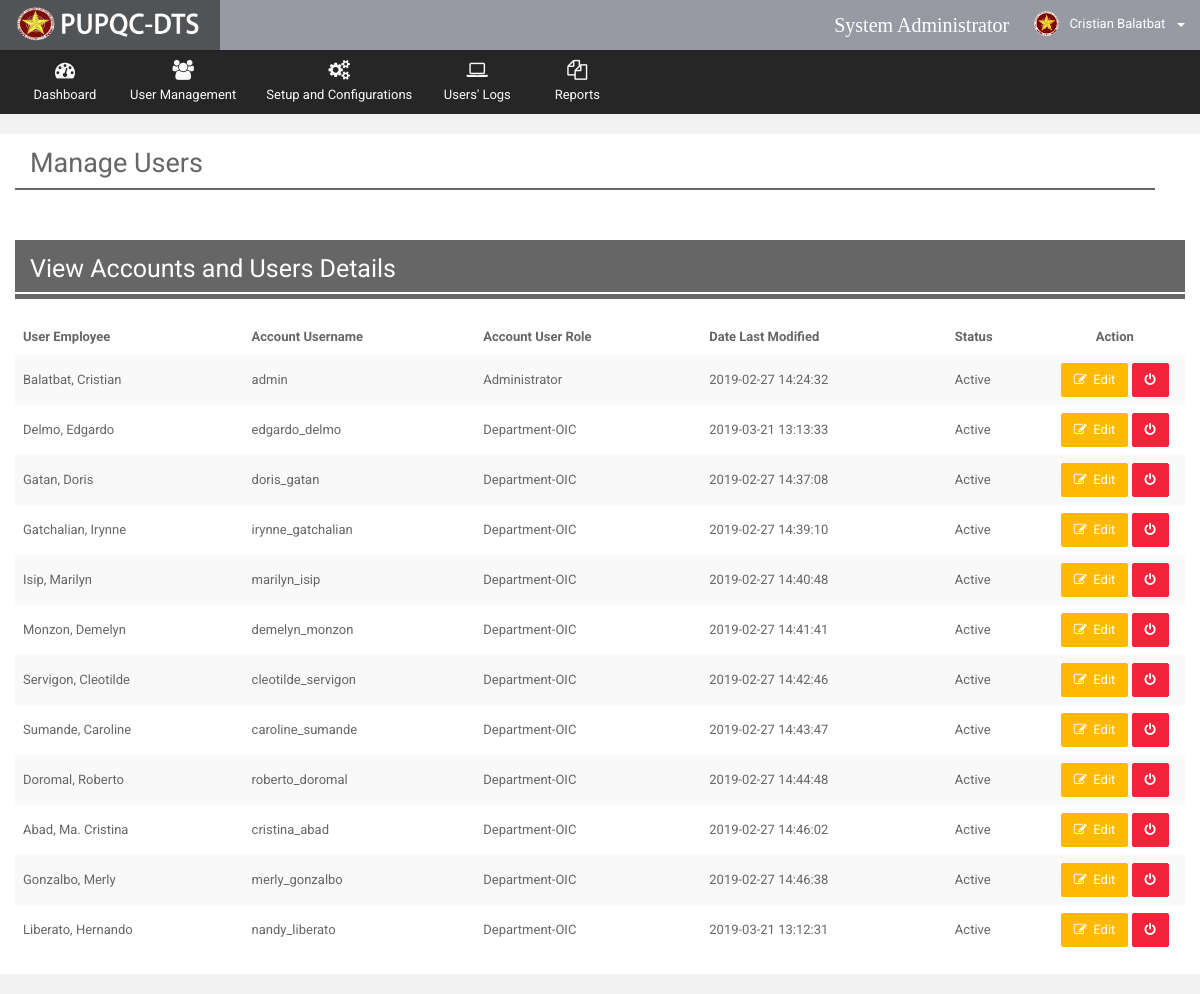
Before: /Web/Admin/views/manage_users.php (signed in) with the older database file.
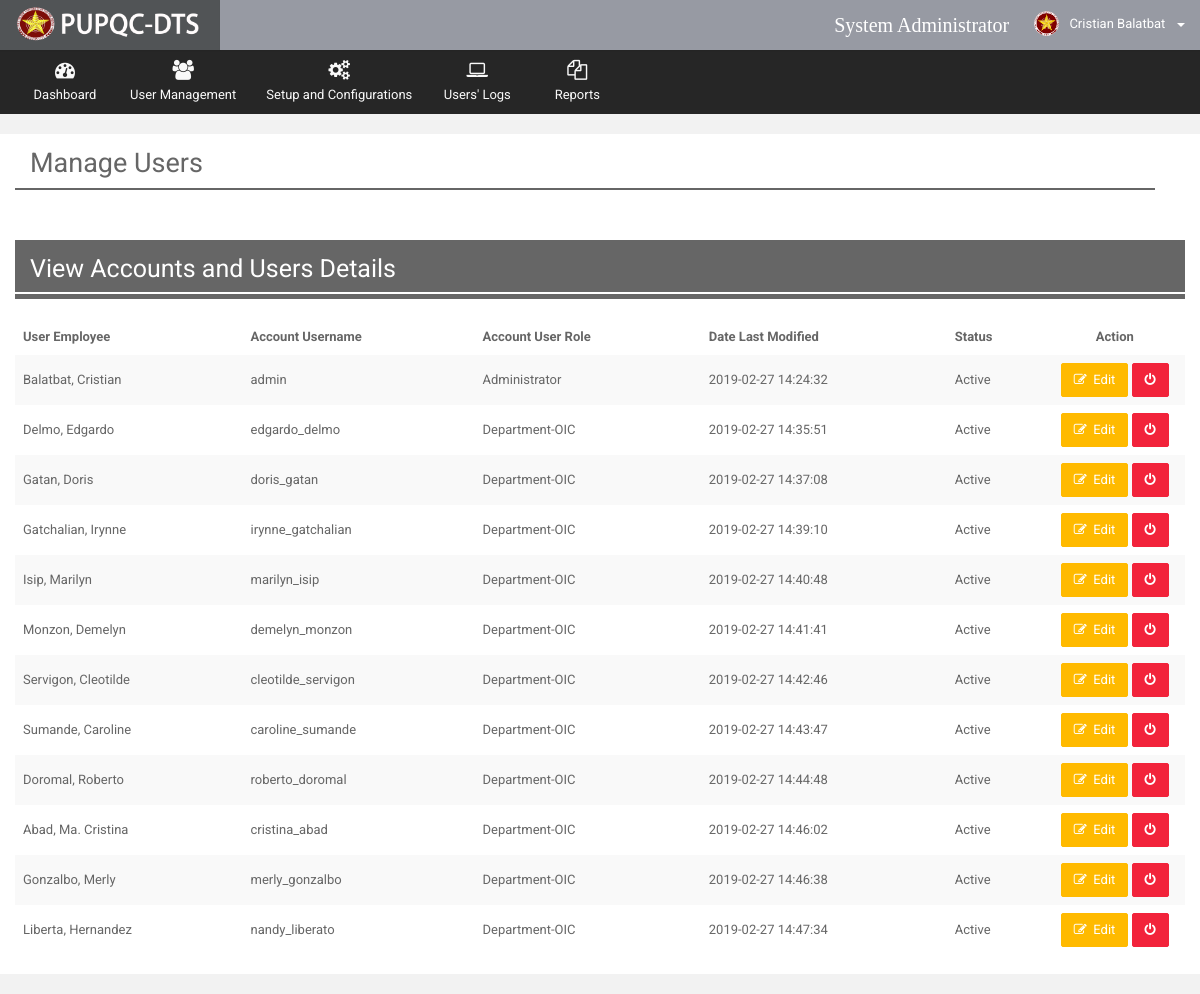
After: the same page with the newer database file.
### tables this page shows
CREATE TABLE `t_accounts` (
  `acc_ID` int(10) NOT NULL,
  `acc_empID` int(10) NOT NULL,
  `acc_username` varchar(100) NOT NULL,
  `acc_password` varchar(100) NOT NULL,
  `acc_email` varchar(255) DEFAULT NULL,
  `acc_user_role` int(10) NOT NULL,
  `acc_active_flag` varchar(20) NOT NULL DEFAULT 'Active',
  `acc_timestamp` datetime NOT NULL DEFAULT CURRENT_TIMESTAMP,
  `acc_mod_date` datetime NOT NULL DEFAULT CURRENT_TIMESTAMP
);

CREATE TABLE `t_employees` (
  `emp_ID` int(10) NOT NULL,
  `emp_lastname` varchar(100) NOT NULL,
  `emp_middlename` varchar(100) DEFAULT NULL,
  `emp_firstname` varchar(100) NOT NULL,
  `emp_office` int(10) NOT NULL,
  `emp_position` varchar(50) NOT NULL,
  `emp_picture` varchar(255) DEFAULT 'default.png',
  `emp_active_flag` bit(1) NOT NULL DEFAULT b'1',
  `emp_mod_date` datetime NOT NULL DEFAULT CURRENT_TIMESTAMP
);

CREATE TABLE `r_user_role` (
  `usr_ID` int(10) NOT NULL,
  `usr_desc` varchar(50) NOT NULL,
  `usr_stat` bit(1) NOT NULL,
  `usr_timestamp` datetime NOT NULL
);

### Web/Admin/views/manage_users.php (shortened to what this page needs)
<?php
   include("../utilities/Header.php");
   include("../utilities/Notification.php");
   include("../utilities/navibar.php");
    include("../utilities/Tables.php");
?>
      <div class="wrapper row-offcanvas row-offcanvas-left" >
       <div class="content" >
          <section class="main-content">
               <div class="col-md-12">
                   <h2 style="margin-top: 15px">Manage Users</h2>
                   <div class="row" style="padding:1px; background-color: #666666; margin-bottom: 50px; width: 100%"></div>
               </div>
             <div class="row" style="background-color: white">
               <div class="col-md-12" >
                 <div class="box-info" >
                       <div class="panel-heading" style="background-color: #666666; ">
                         <h4 style="color: white; font-size: 25px">View Accounts and Users Details</h4>
                         <div class="row" style="padding:1px; background-color:white;"></div>
                       </div>
                       <br>
                       <div class="adv-table">
                            <table id="datatables" class="table table-striped table-no-border">
                               <thead>
                               <tr>
                                   <th>User Employee</th>
                                   <th>Account Username</th>
                                   <th>Account User Role</th>
                                   <th>Date Last Modified</th>
                                   <th>Status</th>
                                   <th style="text-align: center">Action</th>
                               </tr>
                               </thead>
                               <tbody>
                               <?php
                                   $view_query = mysqli_query($connection,"SELECT * FROM `t_accounts` AS ACC
                                                                           INNER JOIN `r_user_role` AS USR
                                                                           INNER JOIN `t_employees` AS EMP
                                                                            INNER JOIN `r_office` AS OFF
                                                                            ON  ACC.acc_user_role = USR.usr_ID
                                                                            and EMP.emp_office = OFF.office_ID
                                                                            and ACC.acc_empID = EMP.emp_ID");
                                   while($row = mysqli_fetch_assoc($view_query))
                                   {
                                       $ID = $row["acc_ID"];
                                       $emp_lname = $row["emp_lastname"];
                                       $emp_fname = $row["emp_firstname"];
                                       $acc_username = $row["acc_username"];
                                       $acc_role = $row["usr_desc"];
                                       $acc_mod_date = $row["acc_mod_date"];
                                       $acc_active_flag = $row["acc_active_flag"];
                                       $compname = $emp_lname.', '.$emp_fname;
                               ?>
                                   <tr class="gradeX">
                                       <td width=""><?php echo $compname; ?></td>
                                       <td width=""><?php echo $acc_username ?></td>
                                       <td width=""><?php echo $acc_role; ?></td>
                                       <td width=""><?php echo $acc_mod_date; ?></td>
                                       <td width=""><?php echo $acc_active_flag; ?></td>
                                       <td style='width:12%'>
                                           <center>
                                               <a data-toggle="modal" href="#edit<?php echo $ID?>" class="btn btn-warning btn-round">
                                                       <i class="fa fa-edit" data-size="16" title="Modify Details"></i>
                                                       &nbsp;Edit
                                               </a>
                                               <a data-toggle="modal" href="#archive<?php echo $ID?>" class="btn btn-danger btn-round">
                                                       <i class="fa fa-power-off" data-size="16" title="Toggle Status"></i>
                                               </a>
                                           </center>
                                       </td>
                                   </tr>
                               <?php } ?>
                               </tbody>
                           </table>
                       </div>
                 </div>
               </div>
             </div>
          </section>
       </div>
      </div>
   </body>
</html>

Changed rows visible on the page:
changed t_accounts "edgardo_delmo": acc_mod_date "2019-03-21 13:13:33" → "2019-02-27 14:35:51"
changed t_accounts "nandy_liberato": acc_empID.emp_firstname "Liberato, Hernando" → "Liberta, Hernandez"; acc_mod_date "2019-03-21 13:12:31" → "2019-02-27 14:47:34"
